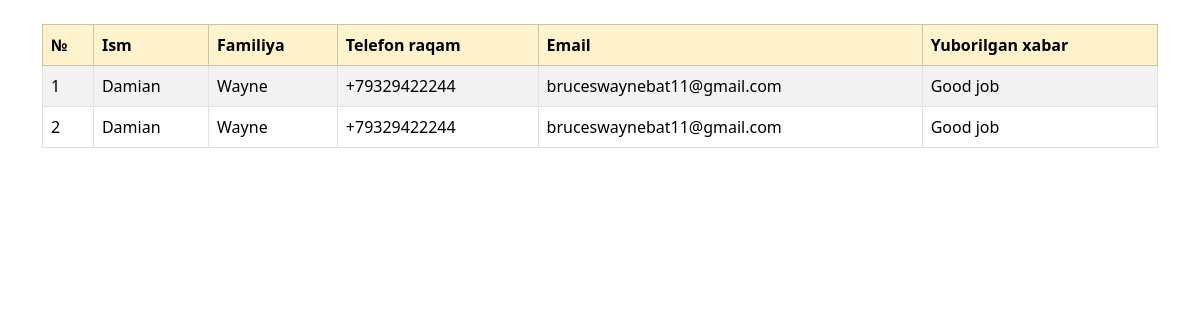
/xabarlar/, run on the app's committed database.
### contactviews/models.py (models this page shows)
class ContactMessage(models.Model):
    first_name = models.CharField(max_length=30)
    last_name = models.CharField(max_length=30)
    email = models.EmailField()
    phone_number = models.CharField(max_length=12)
    message = models.TextField(200)

### contactviews/views.py (the view)
# urls.py: path('xabarlar/',MessageView.as_view(),name='xabarlar'),
class MessageView(ListView):
    model = ContactMessage
    template_name = 'messages.html'

### templates/messages.html (shortened to what this page needs)
{% extends 'base.html' %}
{% block content %}
 <div class="container mt-4">
  <table class="table table-striped table-hover table-bordered">
  <thead class="table-warning">
   <tr>
       <th>№</th>
       <th>Ism</th>
        <th>Familiya</th>
        <th>Telefon raqam</th>
         <th>Email</th>
         <th>Yuborilgan xabar</th>
  </thead>
        <tbody>
        {% for contact in object_list %}
        <tr>
            <td>{{ forloop.counter }}</td>
            <td>{{ contact.first_name }}</td>
            <td>{{ contact.last_name }}</td>
            <td>{{ contact.phone_number }}</td>
            <td>{{ contact.email }}</td>
            <td>{{ contact.message }}</td>
        </tr>
        {% endfor %}
        </tbody>
  </table>
</div>
{% endblock content %}

### templates/base.html (shortened to what this page needs)
<!DOCTYPE html>
<html lang="en">
<head>
    <link rel="stylesheet"
          href="https://cdn.jsdelivr.net/npm/bootstrap@5.3.3/dist/css/bootstrap.min.css"
>
</head>
<body>
{% block content %}
{% endblock content %}
</body>
</html>

### data on the page
ContactMessage: first_name "Damian", last_name "Wayne", phone_number "+79329422244", email "bruceswaynebat11@gmail.com", message "Good job"
ContactMessage: first_name "Damian", last_name "Wayne", phone_number "+79329422244", email "bruceswaynebat11@gmail.com", message "Good job"
